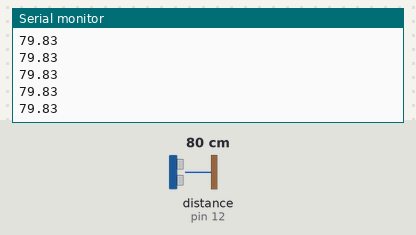
Bench run of a sketch on a simulated Arduino Uno, built with avr-gcc and run on an emulated ATmega328P. Shown: the last lines printed to the serial monitor. Wiring (inferred from the names in the program): ultrasonic range finder: trigger pin 11; echo pin 12. The test bench sets the inputs (shaded band); at power-on: distance to the obstacle (sensor on pin 12) 80 cm. The echo pulse lasts 58.3 µs per cm.

Above: at 1.2 s.
1.3 s: distance to the obstacle (sensor on pin 12) set to 2 cm
At 1.38 s:
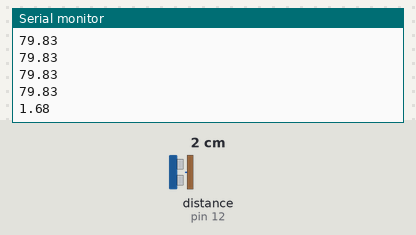
2.8 s: distance to the obstacle (sensor on pin 12) set to 4 cm
At 2.89 s:
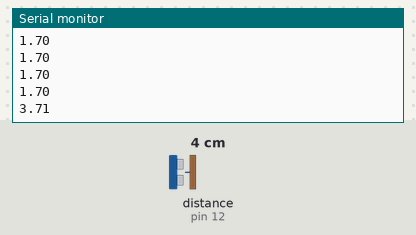
Timing chart, 0 to 5.8 s (numbered marks = the images above; inputs shaded):
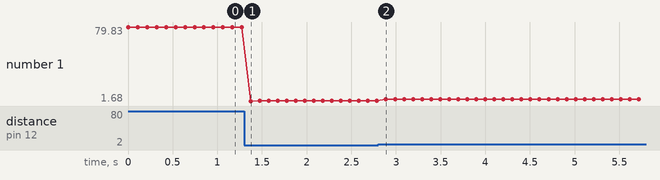

The sketch:

distance_sensor.ino
```cpp
const int trigPin = 11;  // Spremenljivke za distance sensor
const int echoPin = 12;

void setup() {
   pinMode(trigPin, OUTPUT);
   pinMode(echoPin, INPUT);

   digitalWrite (trigPin, LOW);
   Serial.begin(9600);
}

void loop() {
   digitalWrite(trigPin, HIGH);
   delayMicroseconds(10);
   digitalWrite(trigPin, LOW);

   float distance = pulseIn(echoPin, HIGH)/58.2; // Distance in cm
   Serial.println(distance);
   delay(100);
}
```

Measured:
- after the input at 1.3 s, the serial monitor: prints a new line after 0.07 s (image 1)
- after the input at 2.8 s, the serial monitor: prints a new line after 0.09 s (image 2)
- plotted number 1: 79.83 → 1.7 after the input at 1.3 s, 1.7 → 3.71 after the input at 2.8 s
